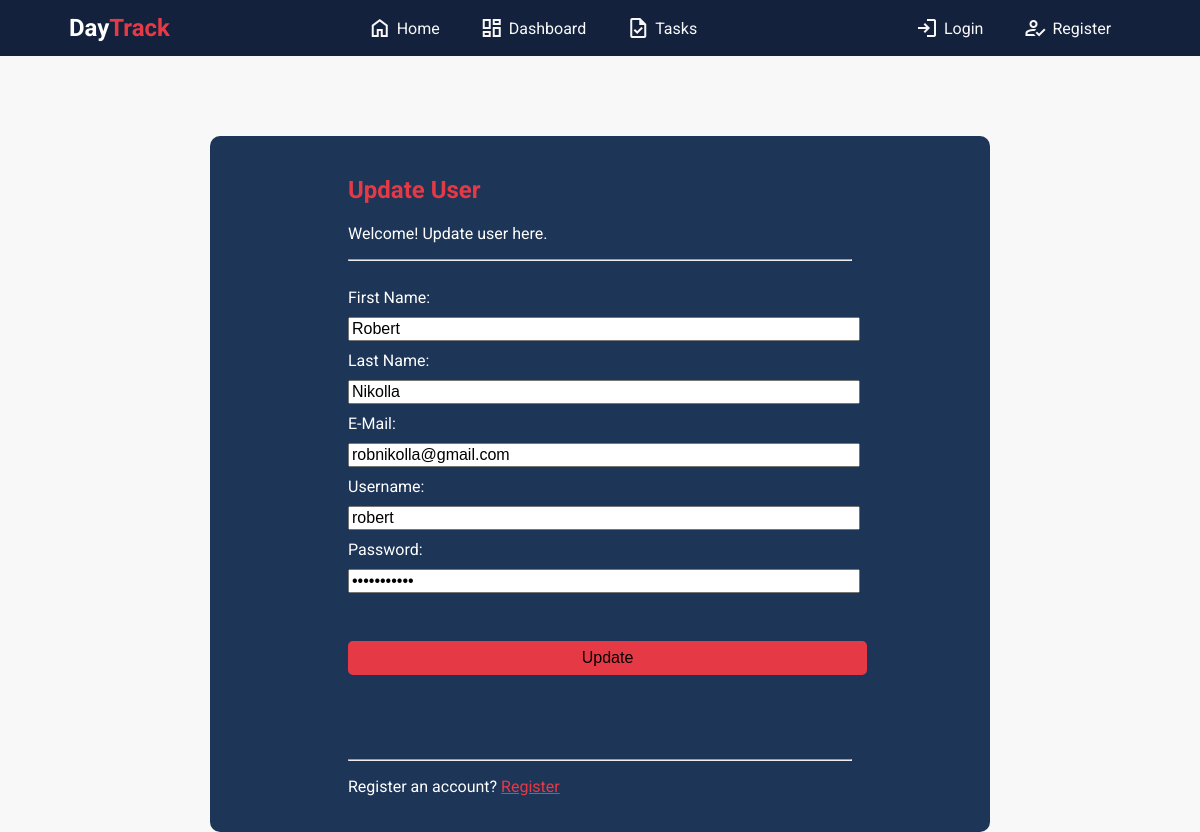
/func/updUser.php?ID=1, run on the app's committed database.
### tables this page shows
CREATE TABLE `usersdb` (
  `ID` int(11) NOT NULL,
  `name` varchar(100) NOT NULL,
  `surname` varchar(100) NOT NULL,
  `email` varchar(100) NOT NULL,
  `username` varchar(100) NOT NULL,
  `password` varchar(100) NOT NULL,
  `confpassword` varchar(100) NOT NULL
);

### logic/user.php (called while the page is built, shortened)
<?php
include_once("../dbCon.php");
class User extends dbCon{
    private $dbConnection;
    public function __construct($ID='',$name='',$surname='',$email='',$username='',$password='',$confpassword=''){
        $this->password = $password;
        $this->dbConnection = $this->connDB();
    }
    public function edit($id){
        $sql = "SELECT * FROM usersdb WHERE ID = ?";
        $stm = $this->dbConnection->prepare($sql);
        $stm->execute([$id]);
        $data = $stm->fetch(PDO::FETCH_ASSOC);
        return $data;
    }
}
?>

### dbCon.php (called while the page is built, shortened)
<?php
    class dbCon{
        public $conn = null;
        private $host = 'localhost';
        private $database = 'daytrackdb';
        private $username = 'root';
        private $password = '';
        public function connDB(){
            try{
                $this->conn = new   PDO("mysql:host=$this->host;dbname=$this->database",
                                    $this->username,$this->password,
                                    [PDO::ATTR_DEFAULT_FETCH_MODE => PDO::FETCH_ASSOC]);
            } catch(PDOException  $pdoe){
                die("Nuk mund te lidhej ne bazen e te dhenave {$this->database}: ". $pdoe->getMessage());
            }
            return $this->conn;
        }
 }
?>

### func/updUser.php (the view, shortened to what this page needs)
<?php
  $text = "Login";
  $redirect = "./login.php";
    include '../logic/user.php';
    $usr = new User();
    $id = $_REQUEST["ID"];
    $row = $usr->edit($id);
?>
<!DOCTYPE html>
<html lang="en">
<head>
    <link rel="stylesheet" href="../style/sty1.css">
    <link rel="stylesheet" href="">
</head>
<body>
    <header>
        <h2 style="margin:auto 0"> <a href="index.html" style="text-decoration:none;color:white" > Day<span style="color:var(--zorange)">Track</span> </a></h2>
        <ul>
            <li><a href="index.php" class="header-links"><span style="padding-right:5px" class="material-symbols-outlined">
                </span> Home</a> </li>
            <li><a href="./dashboard/dashboard.php" class="header-links"><span class="material-symbols-outlined" style="padding-right:5px">
                </span>Dashboard</a> </li>
            <li><a href="#" class="header-links"><span class="material-symbols-outlined" style="padding-right:5px">
                </span>Tasks</a> </li>
        </ul>
        <ul>
            <li><a href="<?= $redirect ?>" class="header-links"><span class="material-symbols-outlined" style="padding-right:5px">
                </span><?= $text ?></a></li>
            <li><a href="./register.php" class="header-links"><span class="material-symbols-outlined" style="padding-right:5px">
                </span>Register</a></li>
        </ul>
    </header>
    <main class="login-main">
        <div class="login-form">
            <form id="form" action="" method="POST">
            <h2 style="color:var(--zorange)"> Update User</h2>
            <p>Welcome! Update user here.</p> <hr>
            <br>
            <label for="username" >First Name:</label><br>
            <input name="name" value="<?= $row["name"] ?>" type="text" class="log-input" id="name" ><br>
            <label for="username">Last Name:</label><br>
            <input name="surname" value="<?=$row["surname"]?>" type="text" class="log-input" id="surname" ><br>
            <label for="username">E-Mail:</label><br>
            <input name="email" value="<?= $row["email"]?>" type="email" class="log-input" id="email" ><br>
            <label for="username">Username:</label><br>
            <input name="username" value="<?= $row["username"]?>" type="text" class="log-input" id="username"><br>
            <label for="password">Password:</label><br>
            <input name="password" value="<?= $row["password"]?>" type="password" class="log-input" id="password"><br>
            <br><br>
            <button name="update" type="submit" class="log-submit" id="submit">Update</button>
            <br><br><br><br><br>
            <hr>
            <p>Register an account? <a href="../register.php"><span style="text-decoration:underline;color:var(--zorange)">Register</span></a></p>
        </form>
        </div>
    </main>
</body>
</html>

### style/sty1.css (style rules this page uses)
:root { --zblue:#1d3557; --zorange:#e63946; --zgray:#f8f8f8; --blue1: #A8DADC; --blue2: #457B9D; }
body { margin:0 auto; font-family:'Roboto'; background-color:var(--zgray); }
header { background-color:#14213d; color:var(--zgray); display:flex; flex-wrap:wrap; min-width:100%; flex-direction:row; justify-content: space-around; }
header ul { display:flex; list-style: none; }
header ul li { margin-inline:20px; transition:0.2s ease-in; vertical-align: center; }
header ul li a { display:flex; justify-content: center; align-items: center; }
.header-links { text-decoration:none; color:var(--zgray); vertical-align: center; transition: 0.2s ease; }
.login-main { display:flex; justify-content: center; align-items:center; }
.login-form { background-color:var(--zblue); width: 45rem; padding:20px 30px; border-radius:10px; display: flex; align-items: center; justify-content:center; color:white; margin-top:10vh; }
.login-form form { width:70%; }
.log-input { margin:10px 0px; width:100%; font-size:medium; }
.log-submit { background-color:var(--zorange); padding:8px 10px; border-radius:5px; border:none; font-size:medium; width:103%; text-align:center; }

### data on the page
usersdb: name "Robert", surname "Nikolla", email "robnikolla@gmail.com", username "robert"

### other printed values
$text "Login"
